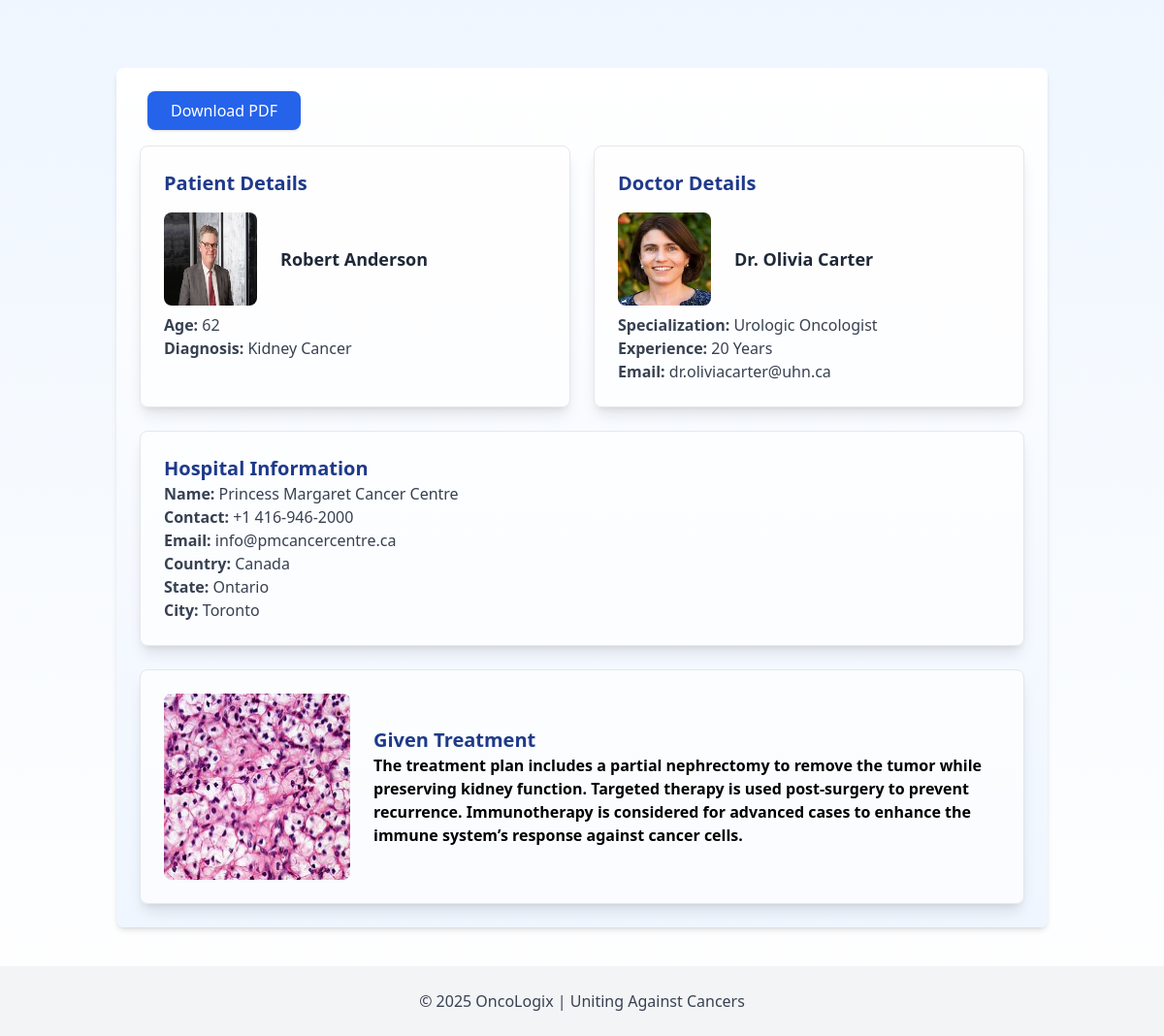
Screenshot of /3_Tumor_Collaction/patient_details.php?c_id=13 with the database file from the repository.
### tables this page shows
CREATE TABLE `cases` (
  `c_id` int(11) NOT NULL,
  `p_id` int(11) DEFAULT NULL,
  `d_id` int(11) DEFAULT NULL,
  `h_id` int(11) DEFAULT NULL,
  `t_id` int(11) DEFAULT NULL,
  `cancer_type` varchar(100) NOT NULL,
  `patient_date` date NOT NULL DEFAULT current_timestamp()
);

CREATE TABLE `patient` (
  `p_id` int(11) NOT NULL,
  `P_name` varchar(100) NOT NULL,
  `age` int(11) NOT NULL,
  `p_image` varchar(255) DEFAULT NULL
);

CREATE TABLE `doctor` (
  `d_id` int(11) NOT NULL,
  `d_name` varchar(100) NOT NULL,
  `experience` int(11) NOT NULL,
  `specialization` varchar(100) NOT NULL,
  `d_photo` varchar(255) DEFAULT NULL,
  `email` varchar(100) NOT NULL
);

CREATE TABLE `hospital` (
  `h_id` int(11) NOT NULL,
  `h_name` varchar(100) NOT NULL,
  `email` varchar(100) NOT NULL,
  `contactNo` varchar(15) NOT NULL,
  `country` varchar(100) NOT NULL,
  `state` varchar(100) NOT NULL,
  `city` varchar(100) NOT NULL
);

CREATE TABLE `treatment` (
  `t_id` int(11) NOT NULL,
  `t_given` text NOT NULL,
  `M_image` varchar(255) DEFAULT NULL
);

### 3_Tumor_Collaction/patient_details.php (the view, shortened to what this page needs)
<?php
include("../1_Admin_Panel/db_conn.php");
$c_id = intval($_SESSION['c_id']);
$query = "SELECT
    ca.c_id AS CancerID,
    ca.cancer_type AS CancerType,
    p.P_name AS PatientName,
    p.age AS PatientAge,
    p.p_image AS PatientImage,
    d.d_name AS DoctorName,
    d.specialization AS DoctorSpe,
    d.experience AS DoctorExp,
    d.d_photo AS DoctorImage,
    d.email AS DoctorEmail,
    h.h_name AS HosName,
    h.email AS HosEmail,
    h.contactNo AS HosContact,
    h.country AS HosCountry,
    h.state AS HosState,
    h.city AS HosCity,
    t.t_given AS TreatGiven,
    t.M_image AS TreatImage
FROM cases ca
JOIN patient p ON ca.p_id = p.p_id
JOIN doctor d ON ca.d_id = d.d_id
JOIN hospital h ON ca.h_id = h.h_id
JOIN treatment t ON ca.t_id = t.t_id
WHERE ca.c_id = ?";
$stmt = mysqli_prepare($conn, $query);
mysqli_stmt_bind_param($stmt, "i", $c_id);
if (!mysqli_stmt_execute($stmt)) {
    die("❌ Error: Query execution failed.");
}
$result = mysqli_stmt_get_result($stmt);
if (mysqli_num_rows($result) > 0) {
    $patientDetails = mysqli_fetch_assoc($result);
} else {
    die("❌ Error: No records found for Cancer ID $c_id.");
}
?>
<!DOCTYPE html>
<html lang="en">
<head>
    <script src="https://cdn.tailwindcss.com"></script>
</head>
<body class="bg-gradient-to-b from-blue-50 to-white">
    <div class="container mx-auto p-6 shadow-md rounded-lg mt-[70px] bg-gradient-to-b from-white to-blue-50 lg:w-[80vw]">
        <button id="downloadPDF" onclick="generatePDF()" class="mb-4 ml-2 px-6 py-2 bg-blue-600 text-white rounded-lg shadow">Download PDF</button>
        <div class="flex flex-wrap md:flex-nowrap gap-6">
            <div class="flex-1 bg-white/70 shadow-lg p-6 rounded-lg border border-gray-200">
                <h3 class="text-xl font-semibold text-blue-900 mb-4">Patient Details</h3>
                <div class="flex items-center">
                    <img src="<?= !empty($patientDetails['PatientImage']) ? '../1_Admin_Panel/uploads/' . htmlspecialchars($patientDetails['PatientImage']) : './assets/img/unknown.jpg' ?>"
                        alt="Patient Image" class="w-24 h-24 rounded-lg mr-6">
                    <p class="text-lg font-semibold text-gray-800"><?= htmlspecialchars($patientDetails['PatientName']); ?></p>
                </div>
                <p class="text-gray-700 mt-[8px]"><strong>Age:</strong> <?= htmlspecialchars($patientDetails['PatientAge']); ?></p>
                <p class="text-gray-700"><strong>Diagnosis:</strong> <?= htmlspecialchars($patientDetails['CancerType']); ?></p>
            </div>
            <div class="flex-1 bg-white/70 shadow-lg p-6 rounded-lg border border-gray-200">
                <h3 class="text-xl font-semibold text-blue-900 mb-4">Doctor Details</h3>
                <div class="flex items-center">
                    <img src="<?= !empty($patientDetails['DoctorImage']) ? '../1_Admin_Panel/uploads/' . htmlspecialchars($patientDetails['DoctorImage']) : './assets/img/unknown.jpg' ?>"
                        alt="Doctor Image" class="w-24 h-24 rounded-lg mr-6">
                    <p class="text-lg font-semibold text-gray-800"><?= htmlspecialchars($patientDetails['DoctorName']); ?></p>
                </div>
                <p class="text-gray-700 mt-[8px]"><strong>Specialization:</strong> <?= htmlspecialchars($patientDetails['DoctorSpe']); ?></p>
                <p class="text-gray-700"><strong>Experience:</strong> <?= htmlspecialchars($patientDetails['DoctorExp']); ?> Years</p>
                <p class="text-gray-700"><strong>Email:</strong> <?= htmlspecialchars($patientDetails['DoctorEmail']); ?></p>
            </div>
        </div>
        <div class="mt-6 bg-white/70 shadow-lg p-6 rounded-lg border border-gray-200">
            <h3 class="text-xl font-semibold text-blue-900">Hospital Information</h3>
            <p class="text-gray-700"><strong>Name:</strong> <?= htmlspecialchars($patientDetails['HosName']); ?></p>
            <p class="text-gray-700"><strong>Contact:</strong> <?= htmlspecialchars($patientDetails['HosContact']); ?></p>
            <p class="text-gray-700"><strong>Email:</strong> <?= htmlspecialchars($patientDetails['HosEmail']); ?></p>
            <p class="text-gray-700"><strong>Country:</strong> <?= htmlspecialchars($patientDetails['HosCountry']); ?></p>
            <p class="text-gray-700"><strong>State:</strong> <?= htmlspecialchars($patientDetails['HosState']); ?></p>
            <p class="text-gray-700"><strong>City:</strong> <?= htmlspecialchars($patientDetails['HosCity']); ?></p>
        </div>
        <div class="mt-6 bg-white/70 shadow-lg p-6 rounded-lg border border-gray-200 flex items-center">
            <img src="<?= !empty($patientDetails['TreatImage']) ? '../1_Admin_Panel/uploads/' . htmlspecialchars($patientDetails['TreatImage']) : './assets/img/unknown.jpg' ?>"
                alt="Treatment Image" class="w-48 h-48 rounded-lg mr-6">
            <div>
                <h3 class="text-xl font-semibold text-blue-900">Given Treatment</h3>
                <p class="font-semibold"><?= htmlspecialchars($patientDetails['TreatGiven']); ?></p>
            </div>
        </div>
    </div>
    <?php include("../4_M_A_C/footer.php") ?>
</body>
</html>

### rows the page displays
cases: p.p_image (picture), p.P_name "Robert Anderson", p.age "62", cancer_type "Kidney Cancer", d.d_photo (picture), d.d_name "Dr. Olivia Carter", d.specialization "Urologic Oncologist", d.experience "20", d.email "dr.oliviacarter@uhn.ca", h.h_name "Princess Margaret Cancer Centre", h.contactNo "+1 416-946-2000", h.email "info@pmcancercentre.ca", h.country "Canada", h.state "Ontario", h.city "Toronto", t.M_image (picture), t.t_given "The treatment plan includes a partial nephrectomy to remove the tumor while preserving kidney function. Targeted therapy is used post-surgery to prevent recurrence. Immunotherapy is considered for advanced cases to enhance the immune system’s response against cancer cells."
